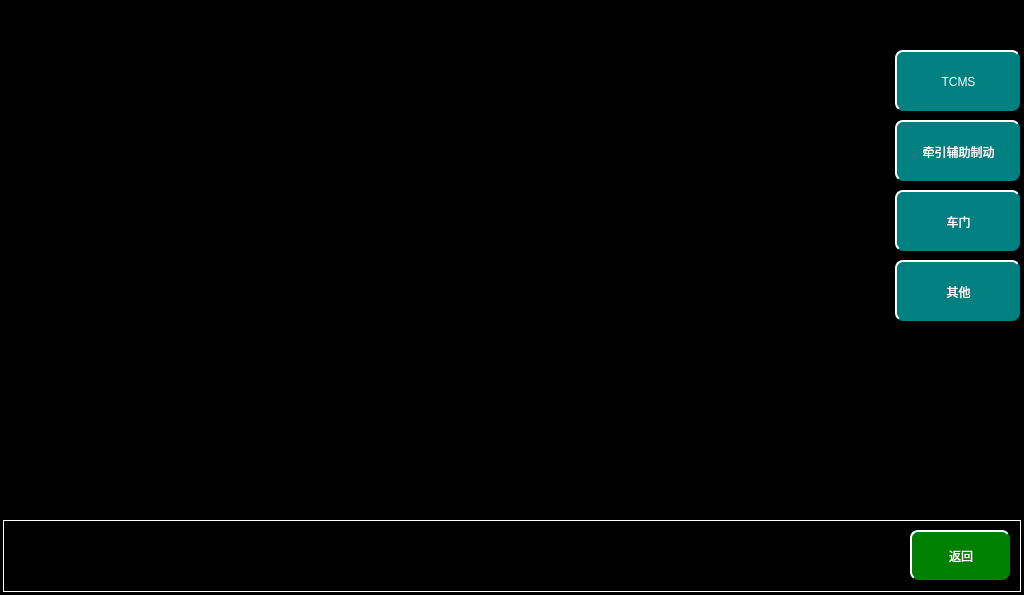
<?xml version="1.0" encoding="UTF-8"?>
<ui version="4.0">
 <class>MaintainceVersionPage</class>
 <widget class="QWidget" name="MaintainceVersionPage">
  <property name="geometry">
   <rect>
    <x>0</x>
    <y>0</y>
    <width>1024</width>
    <height>595</height>
   </rect>
  </property>
  <property name="windowTitle">
   <string>Form</string>
  </property>
  <property name="styleSheet">
   <string notr="true">QWidget
{
	background-color:black;
}
QPushButton
{
	font: 20px, &quot;微软雅黑&quot;;
    color: white;
	border-radius:8px;
	background-color: rgb(0, 128, 128);
	border-top: 2px solid white;	
	border-left: 2px solid white;
}
QLabel
{
	background-color: rgb(0, 0, 0);
font:16px  &quot;微软雅黑&quot;;
color:white;

}</string>
  </property>
  <widget class="QPushButton" name="returnBtn">
   <property name="geometry">
    <rect>
     <x>910</x>
     <y>530</y>
     <width>100</width>
     <height>50</height>
    </rect>
   </property>
   <property name="focusPolicy">
    <enum>Qt::NoFocus</enum>
   </property>
   <property name="styleSheet">
    <string notr="true">QPushButton
{
	font: 20px, &quot;微软雅黑&quot;;
    color: white;
	background-color: rgb(0, 128, 0);
    border-top: 2px solid white;
	border-left: 2px solid white;

}</string>
   </property>
   <property name="text">
    <string>返回</string>
   </property>
  </widget>
  <widget class="QLabel" name="label">
   <property name="geometry">
    <rect>
     <x>3</x>
     <y>520</y>
     <width>1018</width>
     <height>72</height>
    </rect>
   </property>
   <property name="styleSheet">
    <string notr="true">
background-color: rgb(0, 0, 0);

	border:1px solid white;
</string>
   </property>
   <property name="text">
    <string/>
   </property>
  </widget>
  <widget class="QPushButton" name="TCMSVBtn">
   <property name="geometry">
    <rect>
     <x>895</x>
     <y>50</y>
     <width>125</width>
     <height>61</height>
    </rect>
   </property>
   <property name="focusPolicy">
    <enum>Qt::NoFocus</enum>
   </property>
   <property name="text">
    <string>TCMS</string>
   </property>
  </widget>
  <widget class="QPushButton" name="TCUVBtn">
   <property name="geometry">
    <rect>
     <x>895</x>
     <y>120</y>
     <width>125</width>
     <height>61</height>
    </rect>
   </property>
   <property name="focusPolicy">
    <enum>Qt::NoFocus</enum>
   </property>
   <property name="text">
    <string>牵引辅助制动</string>
   </property>
  </widget>
  <widget class="QPushButton" name="EDCUVBtn">
   <property name="geometry">
    <rect>
     <x>895</x>
     <y>190</y>
     <width>125</width>
     <height>61</height>
    </rect>
   </property>
   <property name="focusPolicy">
    <enum>Qt::NoFocus</enum>
   </property>
   <property name="text">
    <string>车门</string>
   </property>
  </widget>
  <widget class="QPushButton" name="OtherVBtn">
   <property name="geometry">
    <rect>
     <x>895</x>
     <y>260</y>
     <width>125</width>
     <height>61</height>
    </rect>
   </property>
   <property name="focusPolicy">
    <enum>Qt::NoFocus</enum>
   </property>
   <property name="text">
    <string>其他</string>
   </property>
  </widget>
  <widget class="QLabel" name="line1_1Versionlbl">
   <property name="geometry">
    <rect>
     <x>159</x>
     <y>20</y>
     <width>131</width>
     <height>21</height>
    </rect>
   </property>
   <property name="text">
    <string/>
   </property>
   <property name="alignment">
    <set>Qt::AlignCenter</set>
   </property>
  </widget>
  <widget class="QLabel" name="line1_2Versionlbl">
   <property name="geometry">
    <rect>
     <x>310</x>
     <y>20</y>
     <width>90</width>
     <height>21</height>
    </rect>
   </property>
   <property name="text">
    <string/>
   </property>
   <property name="alignment">
    <set>Qt::AlignCenter</set>
   </property>
  </widget>
  <widget class="QLabel" name="line1_3Versionlbl">
   <property name="geometry">
    <rect>
     <x>420</x>
     <y>20</y>
     <width>90</width>
     <height>21</height>
    </rect>
   </property>
   <property name="text">
    <string/>
   </property>
   <property name="alignment">
    <set>Qt::AlignCenter</set>
   </property>
  </widget>
  <widget class="QLabel" name="line1_4Versionlbl">
   <property name="geometry">
    <rect>
     <x>530</x>
     <y>20</y>
     <width>90</width>
     <height>21</height>
    </rect>
   </property>
   <property name="text">
    <string/>
   </property>
   <property name="alignment">
    <set>Qt::AlignCenter</set>
   </property>
  </widget>
  <widget class="QLabel" name="line1_5Versionlbl">
   <property name="geometry">
    <rect>
     <x>640</x>
     <y>20</y>
     <width>90</width>
     <height>21</height>
    </rect>
   </property>
   <property name="text">
    <string/>
   </property>
   <property name="alignment">
    <set>Qt::AlignCenter</set>
   </property>
  </widget>
  <widget class="QLabel" name="line1_6Versionlbl">
   <property name="geometry">
    <rect>
     <x>750</x>
     <y>20</y>
     <width>131</width>
     <height>21</height>
    </rect>
   </property>
   <property name="text">
    <string/>
   </property>
   <property name="alignment">
    <set>Qt::AlignCenter</set>
   </property>
  </widget>
  <widget class="QLabel" name="line1namebl">
   <property name="geometry">
    <rect>
     <x>20</x>
     <y>10</y>
     <width>91</width>
     <height>41</height>
    </rect>
   </property>
   <property name="text">
    <string/>
   </property>
   <property name="alignment">
    <set>Qt::AlignCenter</set>
   </property>
  </widget>
  <widget class="QLabel" name="line2_5Versionlbl">
   <property name="geometry">
    <rect>
     <x>640</x>
     <y>70</y>
     <width>90</width>
     <height>21</height>
    </rect>
   </property>
   <property name="text">
    <string/>
   </property>
   <property name="alignment">
    <set>Qt::AlignCenter</set>
   </property>
  </widget>
  <widget class="QLabel" name="line2_1Versionlbl">
   <property name="geometry">
    <rect>
     <x>159</x>
     <y>70</y>
     <width>131</width>
     <height>21</height>
    </rect>
   </property>
   <property name="text">
    <string/>
   </property>
   <property name="alignment">
    <set>Qt::AlignCenter</set>
   </property>
  </widget>
  <widget class="QLabel" name="line2_3Versionlbl">
   <property name="geometry">
    <rect>
     <x>420</x>
     <y>70</y>
     <width>90</width>
     <height>21</height>
    </rect>
   </property>
   <property name="text">
    <string/>
   </property>
   <property name="alignment">
    <set>Qt::AlignCenter</set>
   </property>
  </widget>
  <widget class="QLabel" name="line2_4Versionlbl">
   <property name="geometry">
    <rect>
     <x>530</x>
     <y>70</y>
     <width>90</width>
     <height>21</height>
    </rect>
   </property>
   <property name="text">
    <string/>
   </property>
   <property name="alignment">
    <set>Qt::AlignCenter</set>
   </property>
  </widget>
  <widget class="QLabel" name="line2namebl">
   <property name="geometry">
    <rect>
     <x>20</x>
     <y>60</y>
     <width>91</width>
     <height>41</height>
    </rect>
   </property>
   <property name="text">
    <string/>
   </property>
   <property name="alignment">
    <set>Qt::AlignCenter</set>
   </property>
  </widget>
  <widget class="QLabel" name="line2_2Versionlbl">
   <property name="geometry">
    <rect>
     <x>310</x>
     <y>70</y>
     <width>90</width>
     <height>21</height>
    </rect>
   </property>
   <property name="text">
    <string/>
   </property>
   <property name="alignment">
    <set>Qt::AlignCenter</set>
   </property>
  </widget>
  <widget class="QLabel" name="line2_6Versionlbl">
   <property name="geometry">
    <rect>
     <x>750</x>
     <y>70</y>
     <width>131</width>
     <height>21</height>
    </rect>
   </property>
   <property name="text">
    <string/>
   </property>
   <property name="alignment">
    <set>Qt::AlignCenter</set>
   </property>
  </widget>
  <widget class="QLabel" name="line3_1Versionlbl">
   <property name="geometry">
    <rect>
     <x>159</x>
     <y>120</y>
     <width>131</width>
     <height>21</height>
    </rect>
   </property>
   <property name="text">
    <string/>
   </property>
   <property name="alignment">
    <set>Qt::AlignCenter</set>
   </property>
  </widget>
  <widget class="QLabel" name="line3_5Versionlbl">
   <property name="geometry">
    <rect>
     <x>640</x>
     <y>120</y>
     <width>90</width>
     <height>21</height>
    </rect>
   </property>
   <property name="text">
    <string/>
   </property>
   <property name="alignment">
    <set>Qt::AlignCenter</set>
   </property>
  </widget>
  <widget class="QLabel" name="line3_2Versionlbl">
   <property name="geometry">
    <rect>
     <x>310</x>
     <y>120</y>
     <width>90</width>
     <height>21</height>
    </rect>
   </property>
   <property name="text">
    <string/>
   </property>
   <property name="alignment">
    <set>Qt::AlignCenter</set>
   </property>
  </widget>
  <widget class="QLabel" name="line3_3Versionlbl">
   <property name="geometry">
    <rect>
     <x>420</x>
     <y>120</y>
     <width>90</width>
     <height>21</height>
    </rect>
   </property>
   <property name="text">
    <string/>
   </property>
   <property name="alignment">
    <set>Qt::AlignCenter</set>
   </property>
  </widget>
  <widget class="QLabel" name="line3_4Versionlbl">
   <property name="geometry">
    <rect>
     <x>530</x>
     <y>120</y>
     <width>90</width>
     <height>21</height>
    </rect>
   </property>
   <property name="text">
    <string/>
   </property>
   <property name="alignment">
    <set>Qt::AlignCenter</set>
   </property>
  </widget>
  <widget class="QLabel" name="line3namebl">
   <property name="geometry">
    <rect>
     <x>20</x>
     <y>110</y>
     <width>91</width>
     <height>41</height>
    </rect>
   </property>
   <property name="text">
    <string/>
   </property>
   <property name="alignment">
    <set>Qt::AlignCenter</set>
   </property>
  </widget>
  <widget class="QLabel" name="line3_6Versionlbl">
   <property name="geometry">
    <rect>
     <x>750</x>
     <y>120</y>
     <width>131</width>
     <height>21</height>
    </rect>
   </property>
   <property name="text">
    <string/>
   </property>
   <property name="alignment">
    <set>Qt::AlignCenter</set>
   </property>
  </widget>
  <widget class="QLabel" name="line4_1Versionlbl">
   <property name="geometry">
    <rect>
     <x>159</x>
     <y>170</y>
     <width>131</width>
     <height>21</height>
    </rect>
   </property>
   <property name="text">
    <string/>
   </property>
   <property name="alignment">
    <set>Qt::AlignCenter</set>
   </property>
  </widget>
  <widget class="QLabel" name="line4_5Versionlbl">
   <property name="geometry">
    <rect>
     <x>640</x>
     <y>170</y>
     <width>90</width>
     <height>21</height>
    </rect>
   </property>
   <property name="text">
    <string/>
   </property>
   <property name="alignment">
    <set>Qt::AlignCenter</set>
   </property>
  </widget>
  <widget class="QLabel" name="line4_2Versionlbl">
   <property name="geometry">
    <rect>
     <x>310</x>
     <y>170</y>
     <width>90</width>
     <height>21</height>
    </rect>
   </property>
   <property name="text">
    <string/>
   </property>
   <property name="alignment">
    <set>Qt::AlignCenter</set>
   </property>
  </widget>
  <widget class="QLabel" name="line4_3Versionlbl">
   <property name="geometry">
    <rect>
     <x>420</x>
     <y>170</y>
     <width>90</width>
     <height>21</height>
    </rect>
   </property>
   <property name="text">
    <string/>
   </property>
   <property name="alignment">
    <set>Qt::AlignCenter</set>
   </property>
  </widget>
  <widget class="QLabel" name="line4_4Versionlbl">
   <property name="geometry">
    <rect>
     <x>530</x>
     <y>170</y>
     <width>90</width>
     <height>21</height>
    </rect>
   </property>
   <property name="text">
    <string/>
   </property>
   <property name="alignment">
    <set>Qt::AlignCenter</set>
   </property>
  </widget>
  <widget class="QLabel" name="line4namebl">
   <property name="geometry">
    <rect>
     <x>20</x>
     <y>160</y>
     <width>91</width>
     <height>41</height>
    </rect>
   </property>
   <property name="text">
    <string/>
   </property>
   <property name="alignment">
    <set>Qt::AlignCenter</set>
   </property>
  </widget>
  <widget class="QLabel" name="line4_6Versionlbl">
   <property name="geometry">
    <rect>
     <x>750</x>
     <y>170</y>
     <width>131</width>
     <height>21</height>
    </rect>
   </property>
   <property name="text">
    <string/>
   </property>
   <property name="alignment">
    <set>Qt::AlignCenter</set>
   </property>
  </widget>
  <widget class="QLabel" name="line5_1Versionlbl">
   <property name="geometry">
    <rect>
     <x>159</x>
     <y>220</y>
     <width>131</width>
     <height>21</height>
    </rect>
   </property>
   <property name="text">
    <string/>
   </property>
   <property name="alignment">
    <set>Qt::AlignCenter</set>
   </property>
  </widget>
  <widget class="QLabel" name="line5_5Versionlbl">
   <property name="geometry">
    <rect>
     <x>640</x>
     <y>220</y>
     <width>90</width>
     <height>21</height>
    </rect>
   </property>
   <property name="text">
    <string/>
   </property>
   <property name="alignment">
    <set>Qt::AlignCenter</set>
   </property>
  </widget>
  <widget class="QLabel" name="line5_2Versionlbl">
   <property name="geometry">
    <rect>
     <x>310</x>
     <y>220</y>
     <width>90</width>
     <height>21</height>
    </rect>
   </property>
   <property name="text">
    <string/>
   </property>
   <property name="alignment">
    <set>Qt::AlignCenter</set>
   </property>
  </widget>
  <widget class="QLabel" name="line5_3Versionlbl">
   <property name="geometry">
    <rect>
     <x>420</x>
     <y>220</y>
     <width>90</width>
     <height>21</height>
    </rect>
   </property>
   <property name="text">
    <string/>
   </property>
   <property name="alignment">
    <set>Qt::AlignCenter</set>
   </property>
  </widget>
  <widget class="QLabel" name="line5_4Versionlbl">
   <property name="geometry">
    <rect>
     <x>530</x>
     <y>220</y>
     <width>90</width>
     <height>21</height>
    </rect>
   </property>
   <property name="text">
    <string/>
   </property>
   <property name="alignment">
    <set>Qt::AlignCenter</set>
   </property>
  </widget>
  <widget class="QLabel" name="line5namebl">
   <property name="geometry">
    <rect>
     <x>20</x>
     <y>210</y>
     <width>91</width>
     <height>41</height>
    </rect>
   </property>
   <property name="text">
    <string/>
   </property>
   <property name="alignment">
    <set>Qt::AlignCenter</set>
   </property>
  </widget>
  <widget class="QLabel" name="line5_6Versionlbl">
   <property name="geometry">
    <rect>
     <x>750</x>
     <y>220</y>
     <width>131</width>
     <height>21</height>
    </rect>
   </property>
   <property name="text">
    <string/>
   </property>
   <property name="alignment">
    <set>Qt::AlignCenter</set>
   </property>
  </widget>
  <widget class="QLabel" name="line6_1Versionlbl">
   <property name="geometry">
    <rect>
     <x>159</x>
     <y>270</y>
     <width>131</width>
     <height>21</height>
    </rect>
   </property>
   <property name="text">
    <string/>
   </property>
   <property name="alignment">
    <set>Qt::AlignCenter</set>
   </property>
  </widget>
  <widget class="QLabel" name="line6_5Versionlbl">
   <property name="geometry">
    <rect>
     <x>640</x>
     <y>270</y>
     <width>90</width>
     <height>21</height>
    </rect>
   </property>
   <property name="text">
    <string/>
   </property>
   <property name="alignment">
    <set>Qt::AlignCenter</set>
   </property>
  </widget>
  <widget class="QLabel" name="line6_2Versionlbl">
   <property name="geometry">
    <rect>
     <x>310</x>
     <y>270</y>
     <width>90</width>
     <height>21</height>
    </rect>
   </property>
   <property name="text">
    <string/>
   </property>
   <property name="alignment">
    <set>Qt::AlignCenter</set>
   </property>
  </widget>
  <widget class="QLabel" name="line6_3Versionlbl">
   <property name="geometry">
    <rect>
     <x>420</x>
     <y>270</y>
     <width>90</width>
     <height>21</height>
    </rect>
   </property>
   <property name="text">
    <string/>
   </property>
   <property name="alignment">
    <set>Qt::AlignCenter</set>
   </property>
  </widget>
  <widget class="QLabel" name="line6_4Versionlbl">
   <property name="geometry">
    <rect>
     <x>530</x>
     <y>270</y>
     <width>90</width>
     <height>21</height>
    </rect>
   </property>
   <property name="text">
    <string/>
   </property>
   <property name="alignment">
    <set>Qt::AlignCenter</set>
   </property>
  </widget>
  <widget class="QLabel" name="line6namebl">
   <property name="geometry">
    <rect>
     <x>20</x>
     <y>260</y>
     <width>91</width>
     <height>41</height>
    </rect>
   </property>
   <property name="text">
    <string/>
   </property>
   <property name="alignment">
    <set>Qt::AlignCenter</set>
   </property>
  </widget>
  <widget class="QLabel" name="line6_6Versionlbl">
   <property name="geometry">
    <rect>
     <x>750</x>
     <y>270</y>
     <width>131</width>
     <height>21</height>
    </rect>
   </property>
   <property name="text">
    <string/>
   </property>
   <property name="alignment">
    <set>Qt::AlignCenter</set>
   </property>
  </widget>
  <widget class="QLabel" name="line7_1Versionlbl">
   <property name="geometry">
    <rect>
     <x>159</x>
     <y>320</y>
     <width>131</width>
     <height>21</height>
    </rect>
   </property>
   <property name="text">
    <string/>
   </property>
   <property name="alignment">
    <set>Qt::AlignCenter</set>
   </property>
  </widget>
  <widget class="QLabel" name="line7_5Versionlbl">
   <property name="geometry">
    <rect>
     <x>640</x>
     <y>320</y>
     <width>90</width>
     <height>21</height>
    </rect>
   </property>
   <property name="text">
    <string/>
   </property>
   <property name="alignment">
    <set>Qt::AlignCenter</set>
   </property>
  </widget>
  <widget class="QLabel" name="line7_2Versionlbl">
   <property name="geometry">
    <rect>
     <x>310</x>
     <y>320</y>
     <width>90</width>
     <height>21</height>
    </rect>
   </property>
   <property name="text">
    <string/>
   </property>
   <property name="alignment">
    <set>Qt::AlignCenter</set>
   </property>
  </widget>
  <widget class="QLabel" name="line7_3Versionlbl">
   <property name="geometry">
    <rect>
     <x>420</x>
     <y>320</y>
     <width>90</width>
     <height>21</height>
    </rect>
   </property>
   <property name="text">
    <string/>
   </property>
   <property name="alignment">
    <set>Qt::AlignCenter</set>
   </property>
  </widget>
  <widget class="QLabel" name="line7_4Versionlbl">
   <property name="geometry">
    <rect>
     <x>530</x>
     <y>320</y>
     <width>90</width>
     <height>21</height>
    </rect>
   </property>
   <property name="text">
    <string/>
   </property>
   <property name="alignment">
    <set>Qt::AlignCenter</set>
   </property>
  </widget>
  <widget class="QLabel" name="line7namebl">
   <property name="geometry">
    <rect>
     <x>20</x>
     <y>310</y>
     <width>91</width>
     <height>41</height>
    </rect>
   </property>
   <property name="text">
    <string/>
   </property>
   <property name="alignment">
    <set>Qt::AlignCenter</set>
   </property>
  </widget>
  <widget class="QLabel" name="line7_6Versionlbl">
   <property name="geometry">
    <rect>
     <x>750</x>
     <y>320</y>
     <width>131</width>
     <height>21</height>
    </rect>
   </property>
   <property name="text">
    <string/>
   </property>
   <property name="alignment">
    <set>Qt::AlignCenter</set>
   </property>
  </widget>
  <widget class="QLabel" name="line8_1Versionlbl">
   <property name="geometry">
    <rect>
     <x>159</x>
     <y>370</y>
     <width>131</width>
     <height>21</height>
    </rect>
   </property>
   <property name="text">
    <string/>
   </property>
   <property name="alignment">
    <set>Qt::AlignCenter</set>
   </property>
  </widget>
  <widget class="QLabel" name="line8_5Versionlbl">
   <property name="geometry">
    <rect>
     <x>640</x>
     <y>370</y>
     <width>90</width>
     <height>21</height>
    </rect>
   </property>
   <property name="text">
    <string/>
   </property>
   <property name="alignment">
    <set>Qt::AlignCenter</set>
   </property>
  </widget>
  <widget class="QLabel" name="line8_2Versionlbl">
   <property name="geometry">
    <rect>
     <x>310</x>
     <y>370</y>
     <width>90</width>
     <height>21</height>
    </rect>
   </property>
   <property name="text">
    <string/>
   </property>
   <property name="alignment">
    <set>Qt::AlignCenter</set>
   </property>
  </widget>
  <widget class="QLabel" name="line8_3Versionlbl">
   <property name="geometry">
    <rect>
     <x>420</x>
     <y>370</y>
     <width>90</width>
     <height>21</height>
    </rect>
   </property>
   <property name="text">
    <string/>
   </property>
   <property name="alignment">
    <set>Qt::AlignCenter</set>
   </property>
  </widget>
  <widget class="QLabel" name="line8_4Versionlbl">
   <property name="geometry">
    <rect>
     <x>530</x>
     <y>370</y>
     <width>90</width>
     <height>21</height>
    </rect>
   </property>
   <property name="text">
    <string/>
   </property>
   <property name="alignment">
    <set>Qt::AlignCenter</set>
   </property>
  </widget>
  <widget class="QLabel" name="line8namebl">
   <property name="geometry">
    <rect>
     <x>20</x>
     <y>360</y>
     <width>91</width>
     <height>41</height>
    </rect>
   </property>
   <property name="text">
    <string/>
   </property>
   <property name="alignment">
    <set>Qt::AlignCenter</set>
   </property>
  </widget>
  <widget class="QLabel" name="line8_6Versionlbl">
   <property name="geometry">
    <rect>
     <x>750</x>
     <y>370</y>
     <width>131</width>
     <height>21</height>
    </rect>
   </property>
   <property name="text">
    <string/>
   </property>
   <property name="alignment">
    <set>Qt::AlignCenter</set>
   </property>
  </widget>
  <widget class="QLabel" name="line9_1Versionlbl">
   <property name="geometry">
    <rect>
     <x>159</x>
     <y>420</y>
     <width>131</width>
     <height>21</height>
    </rect>
   </property>
   <property name="text">
    <string/>
   </property>
   <property name="alignment">
    <set>Qt::AlignCenter</set>
   </property>
  </widget>
  <widget class="QLabel" name="line9_5Versionlbl">
   <property name="geometry">
    <rect>
     <x>640</x>
     <y>420</y>
     <width>90</width>
     <height>21</height>
    </rect>
   </property>
   <property name="text">
    <string/>
   </property>
   <property name="alignment">
    <set>Qt::AlignCenter</set>
   </property>
  </widget>
  <widget class="QLabel" name="line9_2Versionlbl">
   <property name="geometry">
    <rect>
     <x>310</x>
     <y>420</y>
     <width>90</width>
     <height>21</height>
    </rect>
   </property>
   <property name="text">
    <string/>
   </property>
   <property name="alignment">
    <set>Qt::AlignCenter</set>
   </property>
  </widget>
  <widget class="QLabel" name="line9_3Versionlbl">
   <property name="geometry">
    <rect>
     <x>420</x>
     <y>420</y>
     <width>90</width>
     <height>21</height>
    </rect>
   </property>
   <property name="text">
    <string/>
   </property>
   <property name="alignment">
    <set>Qt::AlignCenter</set>
   </property>
  </widget>
  <widget class="QLabel" name="line9_4Versionlbl">
   <property name="geometry">
    <rect>
     <x>530</x>
     <y>420</y>
     <width>90</width>
     <height>21</height>
    </rect>
   </property>
   <property name="text">
    <string/>
   </property>
   <property name="alignment">
    <set>Qt::AlignCenter</set>
   </property>
  </widget>
  <widget class="QLabel" name="line9namebl">
   <property name="geometry">
    <rect>
     <x>20</x>
     <y>410</y>
     <width>91</width>
     <height>41</height>
    </rect>
   </property>
   <property name="text">
    <string/>
   </property>
   <property name="alignment">
    <set>Qt::AlignCenter</set>
   </property>
  </widget>
  <widget class="QLabel" name="line9_6Versionlbl">
   <property name="geometry">
    <rect>
     <x>750</x>
     <y>420</y>
     <width>131</width>
     <height>21</height>
    </rect>
   </property>
   <property name="text">
    <string/>
   </property>
   <property name="alignment">
    <set>Qt::AlignCenter</set>
   </property>
  </widget>
  <widget class="QLabel" name="line10_1Versionlbl">
   <property name="geometry">
    <rect>
     <x>159</x>
     <y>470</y>
     <width>131</width>
     <height>21</height>
    </rect>
   </property>
   <property name="text">
    <string/>
   </property>
   <property name="alignment">
    <set>Qt::AlignCenter</set>
   </property>
  </widget>
  <widget class="QLabel" name="line10_5Versionlbl">
   <property name="geometry">
    <rect>
     <x>640</x>
     <y>470</y>
     <width>90</width>
     <height>21</height>
    </rect>
   </property>
   <property name="text">
    <string/>
   </property>
   <property name="alignment">
    <set>Qt::AlignCenter</set>
   </property>
  </widget>
  <widget class="QLabel" name="line10_2Versionlbl">
   <property name="geometry">
    <rect>
     <x>310</x>
     <y>470</y>
     <width>90</width>
     <height>21</height>
    </rect>
   </property>
   <property name="text">
    <string/>
   </property>
   <property name="alignment">
    <set>Qt::AlignCenter</set>
   </property>
  </widget>
  <widget class="QLabel" name="line10_3Versionlbl">
   <property name="geometry">
    <rect>
     <x>420</x>
     <y>470</y>
     <width>90</width>
     <height>21</height>
    </rect>
   </property>
   <property name="text">
    <string/>
   </property>
   <property name="alignment">
    <set>Qt::AlignCenter</set>
   </property>
  </widget>
  <widget class="QLabel" name="line10_4Versionlbl">
   <property name="geometry">
    <rect>
     <x>530</x>
     <y>470</y>
     <width>90</width>
     <height>21</height>
    </rect>
   </property>
   <property name="text">
    <string/>
   </property>
   <property name="alignment">
    <set>Qt::AlignCenter</set>
   </property>
  </widget>
  <widget class="QLabel" name="line10namebl">
   <property name="geometry">
    <rect>
     <x>20</x>
     <y>460</y>
     <width>91</width>
     <height>41</height>
    </rect>
   </property>
   <property name="text">
    <string/>
   </property>
   <property name="alignment">
    <set>Qt::AlignCenter</set>
   </property>
  </widget>
  <widget class="QLabel" name="line10_6Versionlbl">
   <property name="geometry">
    <rect>
     <x>750</x>
     <y>470</y>
     <width>131</width>
     <height>21</height>
    </rect>
   </property>
   <property name="text">
    <string/>
   </property>
   <property name="alignment">
    <set>Qt::AlignCenter</set>
   </property>
  </widget>
  <zorder>label</zorder>
  <zorder>returnBtn</zorder>
  <zorder>TCMSVBtn</zorder>
  <zorder>TCUVBtn</zorder>
  <zorder>EDCUVBtn</zorder>
  <zorder>OtherVBtn</zorder>
  <zorder>line1_1Versionlbl</zorder>
  <zorder>line1_2Versionlbl</zorder>
  <zorder>line1_3Versionlbl</zorder>
  <zorder>line1_4Versionlbl</zorder>
  <zorder>line1_5Versionlbl</zorder>
  <zorder>line1_6Versionlbl</zorder>
  <zorder>line1namebl</zorder>
  <zorder>line2_5Versionlbl</zorder>
  <zorder>line2_1Versionlbl</zorder>
  <zorder>line2_3Versionlbl</zorder>
  <zorder>line2_4Versionlbl</zorder>
  <zorder>line2namebl</zorder>
  <zorder>line2_2Versionlbl</zorder>
  <zorder>line2_6Versionlbl</zorder>
  <zorder>line3_1Versionlbl</zorder>
  <zorder>line3_5Versionlbl</zorder>
  <zorder>line3_2Versionlbl</zorder>
  <zorder>line3_3Versionlbl</zorder>
  <zorder>line3_4Versionlbl</zorder>
  <zorder>line3namebl</zorder>
  <zorder>line3_6Versionlbl</zorder>
  <zorder>line4_1Versionlbl</zorder>
  <zorder>line4_5Versionlbl</zorder>
  <zorder>line4_2Versionlbl</zorder>
  <zorder>line4_3Versionlbl</zorder>
  <zorder>line4_4Versionlbl</zorder>
  <zorder>line4namebl</zorder>
  <zorder>line4_6Versionlbl</zorder>
  <zorder>line5_1Versionlbl</zorder>
  <zorder>line5_5Versionlbl</zorder>
  <zorder>line5_2Versionlbl</zorder>
  <zorder>line5_3Versionlbl</zorder>
  <zorder>line5_4Versionlbl</zorder>
  <zorder>line5namebl</zorder>
  <zorder>line5_6Versionlbl</zorder>
  <zorder>line6_1Versionlbl</zorder>
  <zorder>line6_5Versionlbl</zorder>
  <zorder>line6_2Versionlbl</zorder>
  <zorder>line6_3Versionlbl</zorder>
  <zorder>line6_4Versionlbl</zorder>
  <zorder>line6namebl</zorder>
  <zorder>line6_6Versionlbl</zorder>
  <zorder>line7_1Versionlbl</zorder>
  <zorder>line7_5Versionlbl</zorder>
  <zorder>line7_2Versionlbl</zorder>
  <zorder>line7_3Versionlbl</zorder>
  <zorder>line7_4Versionlbl</zorder>
  <zorder>line7namebl</zorder>
  <zorder>line7_6Versionlbl</zorder>
  <zorder>line8_1Versionlbl</zorder>
  <zorder>line8_5Versionlbl</zorder>
  <zorder>line8_2Versionlbl</zorder>
  <zorder>line8_3Versionlbl</zorder>
  <zorder>line8_4Versionlbl</zorder>
  <zorder>line8namebl</zorder>
  <zorder>line8_6Versionlbl</zorder>
  <zorder>line9_1Versionlbl</zorder>
  <zorder>line9_5Versionlbl</zorder>
  <zorder>line9_2Versionlbl</zorder>
  <zorder>line9_3Versionlbl</zorder>
  <zorder>line9_4Versionlbl</zorder>
  <zorder>line9namebl</zorder>
  <zorder>line9_6Versionlbl</zorder>
  <zorder>line10_1Versionlbl</zorder>
  <zorder>line10_5Versionlbl</zorder>
  <zorder>line10_2Versionlbl</zorder>
  <zorder>line10_3Versionlbl</zorder>
  <zorder>line10_4Versionlbl</zorder>
  <zorder>line10namebl</zorder>
  <zorder>line10_6Versionlbl</zorder>
 </widget>
 <resources/>
 <connections/>
</ui>
